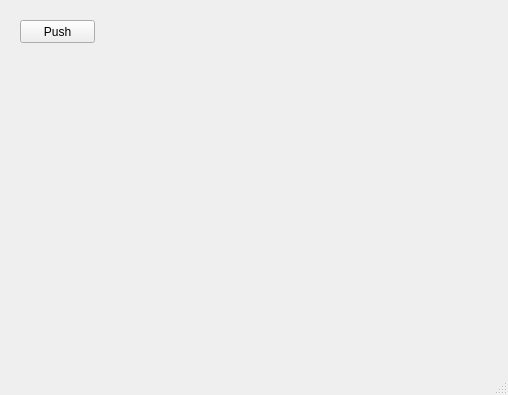
<?xml version="1.0" encoding="UTF-8"?>
<ui version="4.0">
 <class>MainWindow</class>
 <widget class="QMainWindow" name="MainWindow">
  <property name="geometry">
   <rect>
    <x>0</x>
    <y>0</y>
    <width>508</width>
    <height>395</height>
   </rect>
  </property>
  <property name="windowTitle">
   <string>MainWindow</string>
  </property>
  <widget class="QWidget" name="centralwidget">
   <widget class="QPushButton" name="btn">
    <property name="geometry">
     <rect>
      <x>20</x>
      <y>20</y>
      <width>75</width>
      <height>23</height>
     </rect>
    </property>
    <property name="text">
     <string>Push</string>
    </property>
   </widget>
  </widget>
  <widget class="QMenuBar" name="menubar">
   <property name="geometry">
    <rect>
     <x>0</x>
     <y>0</y>
     <width>508</width>
     <height>20</height>
    </rect>
   </property>
  </widget>
  <widget class="QStatusBar" name="statusbar"/>
 </widget>
 <resources/>
 <connections/>
</ui>
